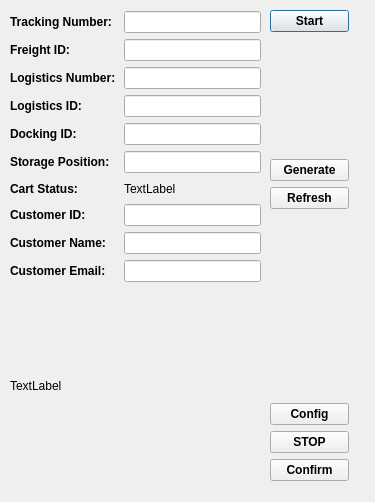
<?xml version="1.0" encoding="UTF-8"?>
<ui version="4.0">
 <class>pullman_new_freight_arrive</class>
 <widget class="QDialog" name="pullman_new_freight_arrive">
  <property name="geometry">
   <rect>
    <x>0</x>
    <y>0</y>
    <width>375</width>
    <height>502</height>
   </rect>
  </property>
  <property name="windowTitle">
   <string>Dialog</string>
  </property>
  <widget class="QLabel" name="label_12">
   <property name="geometry">
    <rect>
     <x>10</x>
     <y>290</y>
     <width>241</width>
     <height>191</height>
    </rect>
   </property>
   <property name="text">
    <string>TextLabel</string>
   </property>
  </widget>
  <widget class="QWidget" name="">
   <property name="geometry">
    <rect>
     <x>10</x>
     <y>11</y>
     <width>251</width>
     <height>271</height>
    </rect>
   </property>
   <layout class="QGridLayout" name="gridLayout">
    <item row="0" column="0">
     <widget class="QLabel" name="label">
      <property name="font">
       <font>
        <weight>75</weight>
        <bold>true</bold>
       </font>
      </property>
      <property name="text">
       <string>Tracking Number:</string>
      </property>
     </widget>
    </item>
    <item row="1" column="0">
     <widget class="QLabel" name="label_2">
      <property name="font">
       <font>
        <weight>75</weight>
        <bold>true</bold>
       </font>
      </property>
      <property name="text">
       <string>Freight ID:</string>
      </property>
     </widget>
    </item>
    <item row="2" column="0" colspan="2">
     <widget class="QLabel" name="label_3">
      <property name="font">
       <font>
        <weight>75</weight>
        <bold>true</bold>
       </font>
      </property>
      <property name="text">
       <string>Logistics Number:</string>
      </property>
     </widget>
    </item>
    <item row="2" column="2">
     <widget class="QLineEdit" name="lineEdit_3"/>
    </item>
    <item row="3" column="0">
     <widget class="QLabel" name="label_4">
      <property name="font">
       <font>
        <weight>75</weight>
        <bold>true</bold>
       </font>
      </property>
      <property name="text">
       <string>Logistics ID:</string>
      </property>
     </widget>
    </item>
    <item row="3" column="2">
     <widget class="QLineEdit" name="lineEdit_4"/>
    </item>
    <item row="4" column="0">
     <widget class="QLabel" name="label_5">
      <property name="font">
       <font>
        <weight>75</weight>
        <bold>true</bold>
       </font>
      </property>
      <property name="text">
       <string>Docking ID:</string>
      </property>
     </widget>
    </item>
    <item row="4" column="2">
     <widget class="QLineEdit" name="lineEdit_5"/>
    </item>
    <item row="5" column="0">
     <widget class="QLabel" name="label_6">
      <property name="font">
       <font>
        <weight>75</weight>
        <bold>true</bold>
       </font>
      </property>
      <property name="text">
       <string>Storage Position:</string>
      </property>
     </widget>
    </item>
    <item row="5" column="2">
     <widget class="QLineEdit" name="lineEdit_6"/>
    </item>
    <item row="6" column="0">
     <widget class="QLabel" name="label_7">
      <property name="font">
       <font>
        <weight>75</weight>
        <bold>true</bold>
       </font>
      </property>
      <property name="text">
       <string>Cart Status:</string>
      </property>
     </widget>
    </item>
    <item row="6" column="2">
     <widget class="QLabel" name="label_8">
      <property name="text">
       <string>TextLabel</string>
      </property>
     </widget>
    </item>
    <item row="7" column="0">
     <widget class="QLabel" name="label_9">
      <property name="font">
       <font>
        <weight>75</weight>
        <bold>true</bold>
       </font>
      </property>
      <property name="text">
       <string>Customer ID:</string>
      </property>
     </widget>
    </item>
    <item row="7" column="2">
     <widget class="QLineEdit" name="lineEdit_7"/>
    </item>
    <item row="8" column="0">
     <widget class="QLabel" name="label_10">
      <property name="font">
       <font>
        <weight>75</weight>
        <bold>true</bold>
       </font>
      </property>
      <property name="text">
       <string>Customer Name:</string>
      </property>
     </widget>
    </item>
    <item row="8" column="2">
     <widget class="QLineEdit" name="lineEdit_8"/>
    </item>
    <item row="9" column="0">
     <widget class="QLabel" name="label_11">
      <property name="font">
       <font>
        <weight>75</weight>
        <bold>true</bold>
       </font>
      </property>
      <property name="text">
       <string>Customer Email:</string>
      </property>
     </widget>
    </item>
    <item row="1" column="2">
     <widget class="QLineEdit" name="lineEdit_2"/>
    </item>
    <item row="0" column="2">
     <widget class="QLineEdit" name="lineEdit"/>
    </item>
    <item row="9" column="2">
     <widget class="QLineEdit" name="lineEdit_9"/>
    </item>
   </layout>
  </widget>
  <widget class="QWidget" name="">
   <property name="geometry">
    <rect>
     <x>270</x>
     <y>10</y>
     <width>79</width>
     <height>471</height>
    </rect>
   </property>
   <layout class="QGridLayout" name="gridLayout_4">
    <item row="0" column="0">
     <widget class="QPushButton" name="pushButton">
      <property name="font">
       <font>
        <weight>75</weight>
        <bold>true</bold>
       </font>
      </property>
      <property name="text">
       <string>Start</string>
      </property>
     </widget>
    </item>
    <item row="1" column="0">
     <spacer name="verticalSpacer_2">
      <property name="orientation">
       <enum>Qt::Vertical</enum>
      </property>
      <property name="sizeHint" stdset="0">
       <size>
        <width>20</width>
        <height>88</height>
       </size>
      </property>
     </spacer>
    </item>
    <item row="2" column="0">
     <layout class="QGridLayout" name="gridLayout_3">
      <item row="0" column="0">
       <widget class="QPushButton" name="pushButton_2">
        <property name="font">
         <font>
          <weight>75</weight>
          <bold>true</bold>
         </font>
        </property>
        <property name="text">
         <string>Generate</string>
        </property>
       </widget>
      </item>
      <item row="1" column="0">
       <widget class="QPushButton" name="pushButton_3">
        <property name="font">
         <font>
          <weight>75</weight>
          <bold>true</bold>
         </font>
        </property>
        <property name="text">
         <string>Refresh</string>
        </property>
       </widget>
      </item>
     </layout>
    </item>
    <item row="3" column="0">
     <spacer name="verticalSpacer">
      <property name="orientation">
       <enum>Qt::Vertical</enum>
      </property>
      <property name="sizeHint" stdset="0">
       <size>
        <width>20</width>
        <height>188</height>
       </size>
      </property>
     </spacer>
    </item>
    <item row="4" column="0">
     <layout class="QGridLayout" name="gridLayout_2">
      <item row="2" column="0">
       <widget class="QPushButton" name="pushButton_5">
        <property name="font">
         <font>
          <weight>75</weight>
          <bold>true</bold>
         </font>
        </property>
        <property name="text">
         <string>STOP</string>
        </property>
       </widget>
      </item>
      <item row="1" column="0">
       <widget class="QPushButton" name="pushButton_4">
        <property name="font">
         <font>
          <weight>75</weight>
          <bold>true</bold>
         </font>
        </property>
        <property name="text">
         <string>Config</string>
        </property>
       </widget>
      </item>
      <item row="3" column="0">
       <widget class="QPushButton" name="pushButton_6">
        <property name="font">
         <font>
          <weight>75</weight>
          <bold>true</bold>
         </font>
        </property>
        <property name="text">
         <string>Confirm</string>
        </property>
       </widget>
      </item>
     </layout>
    </item>
   </layout>
  </widget>
 </widget>
 <resources/>
 <connections/>
</ui>
